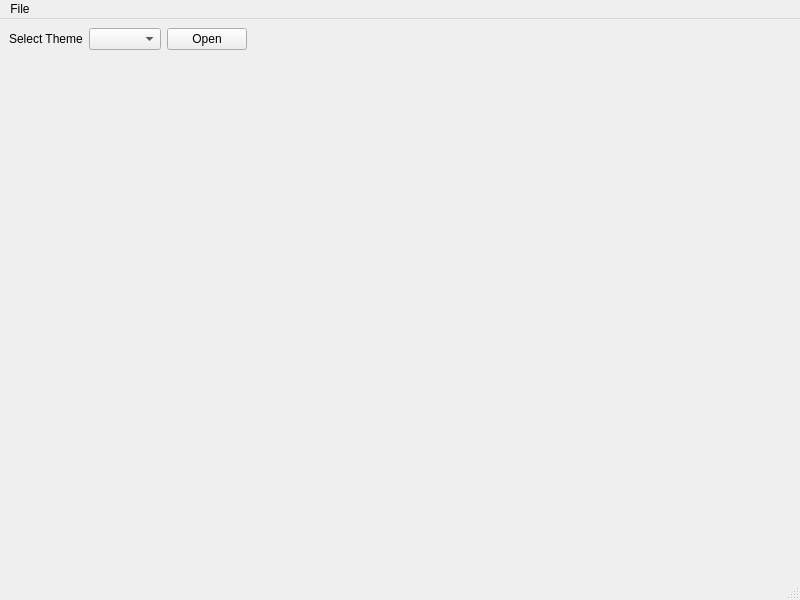
<?xml version="1.0" encoding="UTF-8"?>
<ui version="4.0">
 <class>MainWindow</class>
 <widget class="QMainWindow" name="MainWindow">
  <property name="geometry">
   <rect>
    <x>0</x>
    <y>0</y>
    <width>800</width>
    <height>600</height>
   </rect>
  </property>
  <property name="windowTitle">
   <string>MainWindow</string>
  </property>
  <widget class="QWidget" name="centralwidget">
   <layout class="QGridLayout" name="gridLayout">
    <item row="0" column="0">
     <layout class="QHBoxLayout" name="horizontalLayout">
      <item>
       <widget class="QLabel" name="label">
        <property name="text">
         <string>Select Theme</string>
        </property>
       </widget>
      </item>
      <item>
       <widget class="QComboBox" name="comboBox"/>
      </item>
      <item>
       <widget class="QPushButton" name="pushButton">
        <property name="text">
         <string>Open</string>
        </property>
       </widget>
      </item>
      <item>
       <spacer name="horizontalSpacer">
        <property name="orientation">
         <enum>Qt::Horizontal</enum>
        </property>
        <property name="sizeHint" stdset="0">
         <size>
          <width>40</width>
          <height>20</height>
         </size>
        </property>
       </spacer>
      </item>
     </layout>
    </item>
    <item row="1" column="0">
     <layout class="QVBoxLayout" name="verticalLayout">
      <item>
       <spacer name="verticalSpacer">
        <property name="orientation">
         <enum>Qt::Vertical</enum>
        </property>
        <property name="sizeHint" stdset="0">
         <size>
          <width>20</width>
          <height>40</height>
         </size>
        </property>
       </spacer>
      </item>
     </layout>
    </item>
   </layout>
  </widget>
  <widget class="QMenuBar" name="menubar">
   <property name="geometry">
    <rect>
     <x>0</x>
     <y>0</y>
     <width>800</width>
     <height>20</height>
    </rect>
   </property>
   <widget class="QMenu" name="menuFile">
    <property name="title">
     <string>File</string>
    </property>
    <addaction name="actionOpen"/>
    <addaction name="actionExit"/>
   </widget>
   <addaction name="menuFile"/>
  </widget>
  <widget class="QStatusBar" name="statusbar"/>
  <action name="actionOpen">
   <property name="text">
    <string>Open csv file</string>
   </property>
  </action>
  <action name="actionExit">
   <property name="text">
    <string>Exit</string>
   </property>
  </action>
 </widget>
 <resources/>
 <connections/>
</ui>
